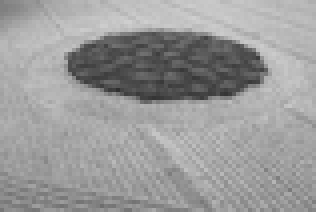
%> input picture img/task_03/bsds86016.png, 79 x 53 px, shrunk from 481 x 321 before the run (shown 4 times larger)
$ octave task_03.m   (GNU Octave 9; MATLAB toolbox functions it lacks are replaced by stand-ins)
%> lines starting %> are read from the running program, lines starting %| are printed output that depends on the picture; in (x1, y1, x2, y2) boxes, pixels count from 0 and x2, y2 are one past the last pixel; in counts of white or black regions, pixels touching at a corner belong together; the program's own positions count from 1
% Myrsini Gkolemi

% 1.
% Padding options:
% circular: pads with circular repetition of elements
% replicate: repeats border elements of A
% symmetric: pads array with mirror reflections of itself
% numeric constant: e.g. 1
% The default filter size is 2*ceil(2*sigma) + 1.

bsds = imread('img\task_03\bsds86016.png');
%> bsds is the input picture: size 53x79 uint8; min 47, max 207, mean 154.7
bsds_binarize = imbinarize(bsds);
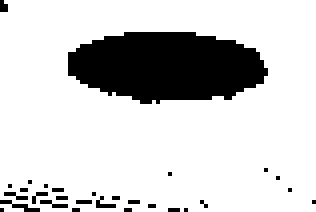
%> bsds_binarize: size 53x79 logical (shown 4 times larger); 81.6% white; 29 black regions (28 under 20 px), largest, box (x1, y1, x2, y2) and area: (17, 8, 67, 26) 690
subplot(1, 2, 1), imshow(bsds);
title('Original Image');
subplot(1, 2, 2), imshow(bsds_binarize);
title('Binarized Image');
suptitle('1. Binarization without filter');
% saveas(gcf, "bin_img.jpg");
sigma = [3, 5, 7];
% default padding = replicate
padding_options = cell(1, 4);
padding_options{1} = 0;
padding_options{2} = 'circular';
padding_options{3} = 'replicate';
padding_options{4} = 'symmetric';
gaussian_blur_imgs = cell(1, 3);
binary_images = cell(1, 3);

for i = 1:4 % padding = circular, replicate, symmetric
%> this loop made 4 passes; what is shown inside it comes from the first
    if size(padding_options{1}) == 1
        method_title = num2str(padding_options{i});
    else
        method_title = padding_options{i};
    end

    figure('Name', ['Gaussian Blur with ', method_title, ' Padding'])

    for j = 1:3 % sigma = 3,5,7
%> this loop made 3 passes; what is shown inside it comes from the first
        gaussian_blur_imgs{j} = imgaussfilt(bsds, sigma(j), 'Padding', ...
            padding_options{i});
        subplot(2, 3, j), imshow(gaussian_blur_imgs{j});
%> after `imshow(gaussian_blur_imgs{j})`:
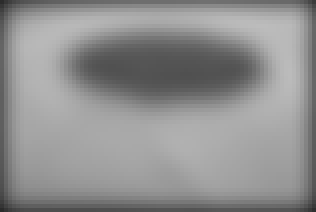
%> displayed picture: size 53x79, on the screen's scale of 0 to 255 (shown 4 times larger); min 43, max 188, mean 143.5
        title(['Gaussian blurred image sigma = ', num2str(sigma(j))]);
        binary_images{j} = imbinarize(gaussian_blur_imgs{j});
        subplot(2, 3, j + 3), imshow(binary_images{j});
%> after `imshow(binary_images{j})`:
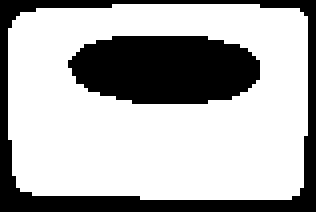
%> displayed picture: size 53x79 logical (shown 4 times larger); 68.5% white; 2 black regions, box (x1, y1, x2, y2) and area: (17, 9, 65, 26) 673, (0, 0, 79, 53) 645
        title(['Binary image sigma = ', num2str(sigma(j))]);
    end

    suptitle(['1. Gaussian Blur with ', method_title, ' Padding']);
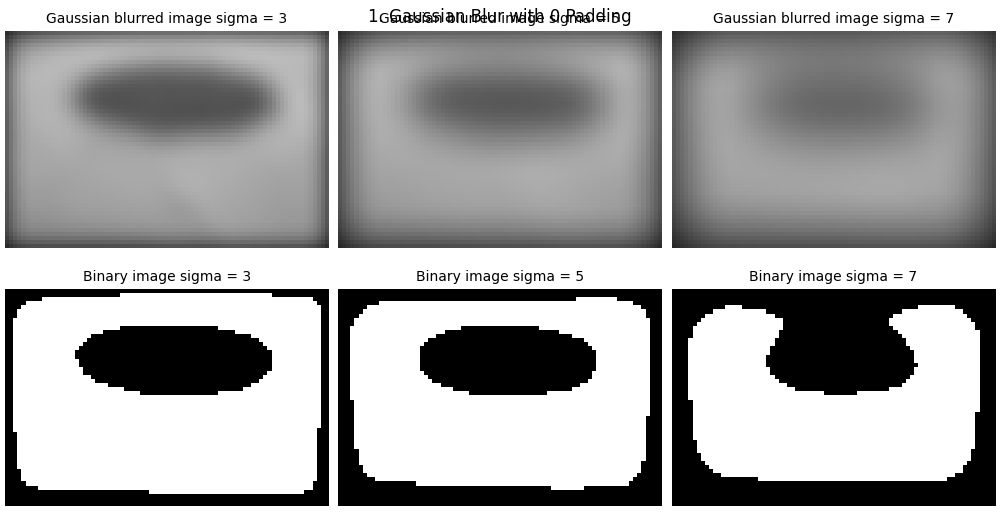
%> figure redrawn from the program's plot data, 6 panels
    %     filename = [num2str(i),'_gauss_blur_pad.jpg'];
    %     saveas(gcf, filename);
end

% 2.
% Average filter with size 5 x 5
% 5 x 5

facade = imread('img\task_03\facade.png');
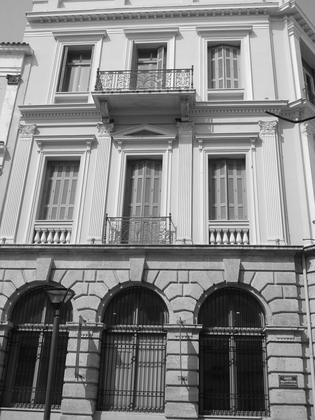
%> input picture img/task_03/facade.png, 315 x 420 px, shrunk from 1920 x 2560 before the run
%> facade is the input picture: size 420x315 uint8; min 5, max 255, mean 133.1
% imfilter by default uses corellation, fspecial uses correlation kernels
filtered_img_2 = imfilter(facade, fspecial('average', [5 5]));
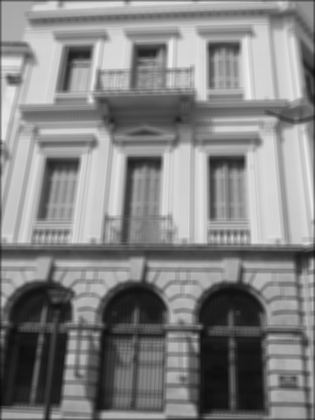
%> filtered_img_2: size 420x315 uint8; min 10, max 240, mean 132.1
bin_img_2 = imbinarize(filtered_img_2);
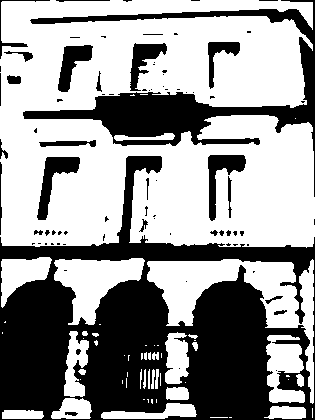
%> bin_img_2: size 420x315 logical; 59.7% white; 82 black regions (55 under 20 px), largest, box (x1, y1, x2, y2) and area: (0, 156, 315, 420) 37662, (23, 0, 315, 197) 9862, (37, 157, 80, 220) 991
figure('Name', '2. Binarization after Average 5x5 filter');
subplot(1, 2, 1), imshow(facade);
title('Original Image');
subplot(1, 2, 2), imshow(bin_img_2);
title('Binarized Image');
suptitle('2. Binarization after Average 5x5 filter');
% saveas(gcf, 'average_binarize.jpg');

% 3.
% G1 - G2
% G1: stdev = 1.28*S when G2:S
% 1 sqrt(2) 2 2*sqrt(2)
% binarize

%> (the run ends here)
